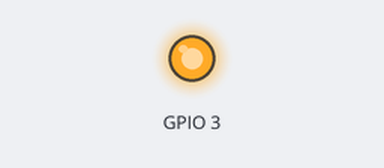
Recording of a program running on a simulated Raspberry Pi (BCM pin numbers), started with the arguments 3 3. Shown: output pins drawn as LEDs (lit = HIGH). At 3.0 s the program stops and its outputs stay as they are.

Above: at 0.1 s.
At 3.1 s:
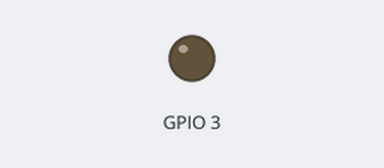
Timing chart, 0 to 4.5 s (numbered marks = the images above):
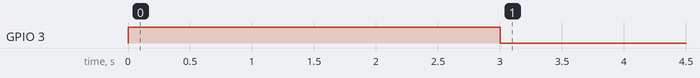

Measured:
- by itself, GPIO 3: LOW → HIGH at 0.00 s, → LOW 3.0 s later

The program:

on.py
```python
#!/usr/bin/env python

import RPi.GPIO as GPIO
import sys
import time

if len(sys.argv) < 3:
	raise Exception('switch.py <GPIO num> <delay>')

port = int(sys.argv[1])
delay = float(sys.argv[2])

GPIO.setmode(GPIO.BCM)
GPIO.setup(port, GPIO.OUT)

GPIO.output(port, True)
time.sleep(delay)
GPIO.output(port, False)
```
